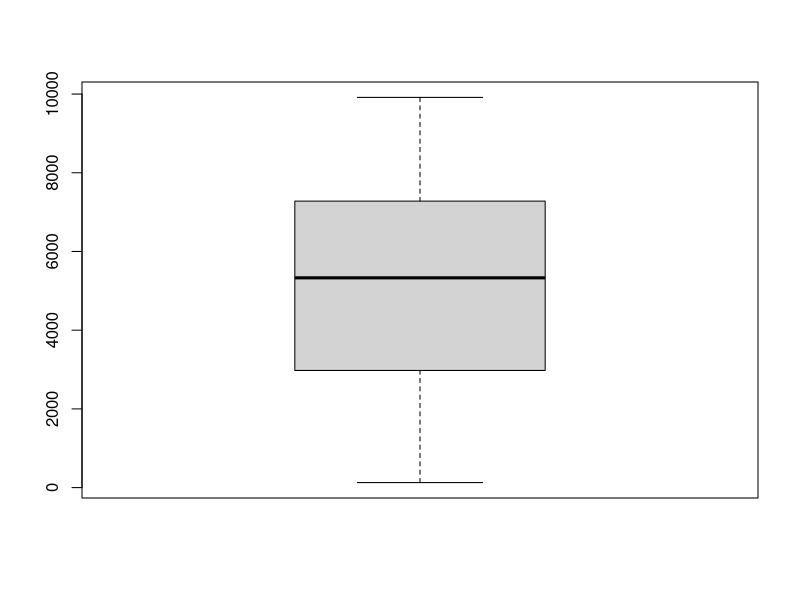
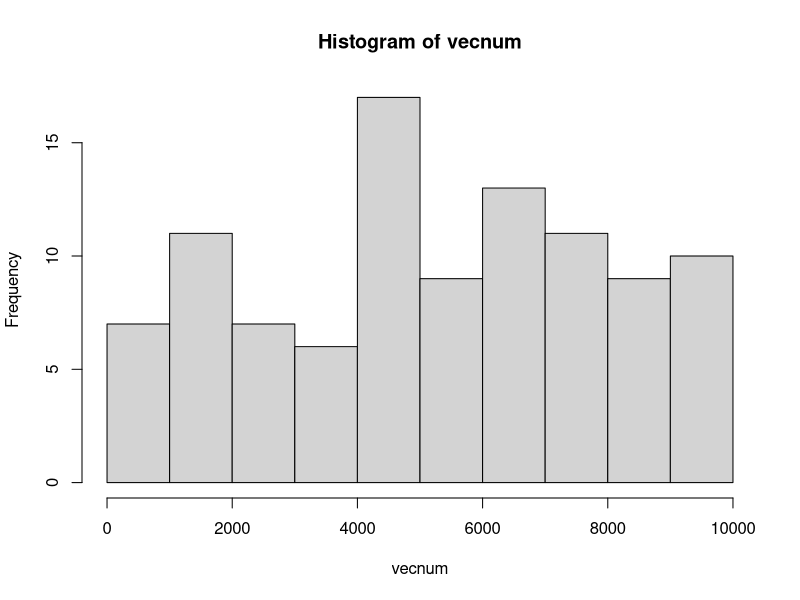
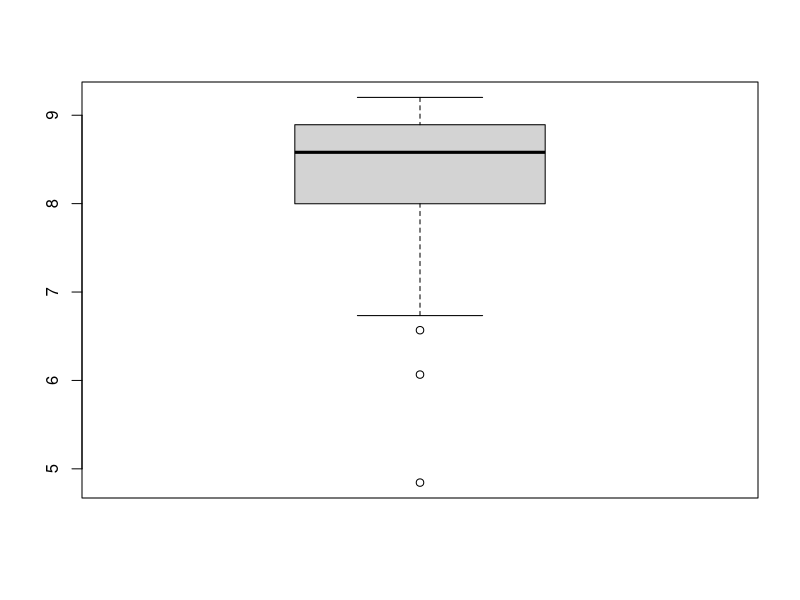
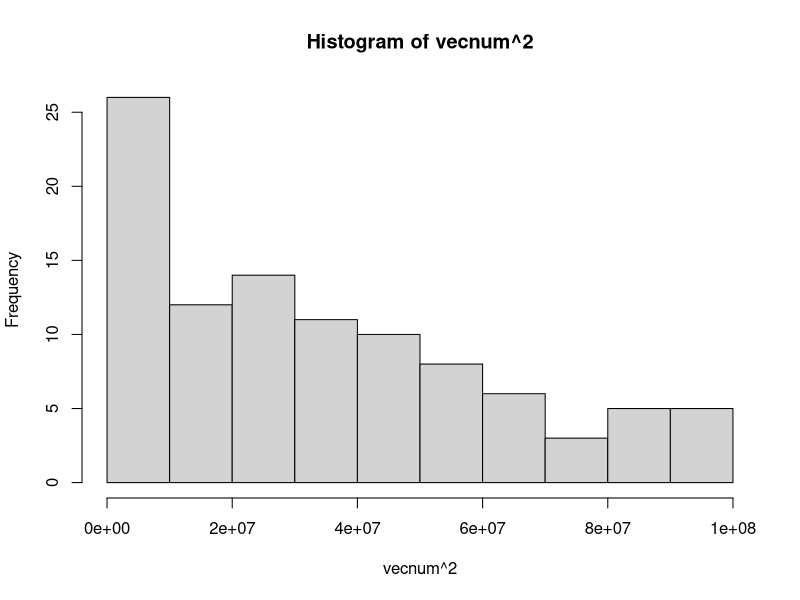

Reproduce these figures in R, in order.
# Este es un ejemplo de script de R

# Creo un vector vacío
vecnum <- c()

# Hago un ciclo for para que
for (i in 1:100) {
  vecnum <- c(vecnum, sample(1:10000, 1))
}

# algunos plots
boxplot(vecnum)
hist(vecnum)
boxplot(log(vecnum))
hist(vecnum^2)

# para ser normal debe ser p>0.05
shapiro.test(vecnum)
